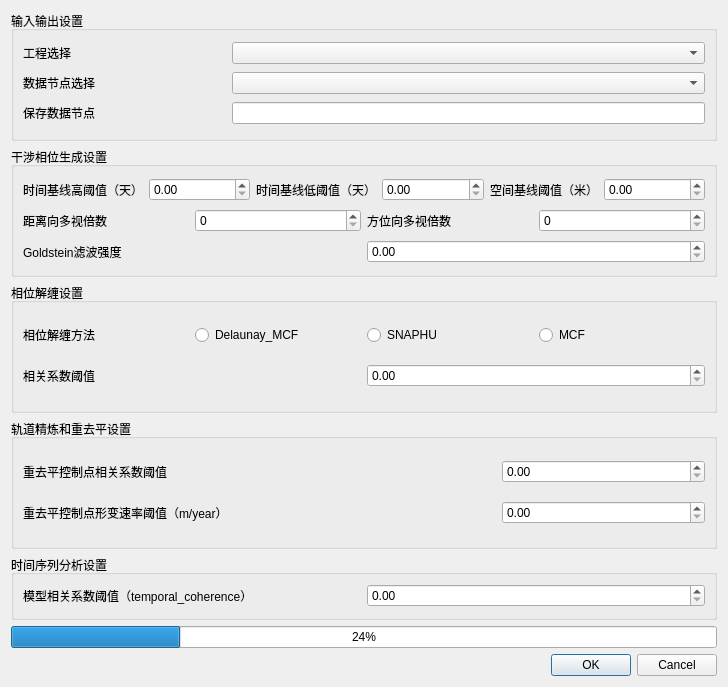
<?xml version="1.0" encoding="UTF-8"?>
<ui version="4.0">
 <class>SBAS_time_series_analysis</class>
 <widget class="QWidget" name="SBAS_time_series_analysis">
  <property name="geometry">
   <rect>
    <x>0</x>
    <y>0</y>
    <width>728</width>
    <height>687</height>
   </rect>
  </property>
  <property name="windowTitle">
   <string>SBAS时间序列分析</string>
  </property>
  <property name="windowIcon">
   <iconset resource="../QtWidgetsApplication3.qrc">
    <normaloff>:/QtWidgetsApplication3/bin/icon/time_series.png</normaloff>:/QtWidgetsApplication3/bin/icon/time_series.png</iconset>
  </property>
  <layout class="QVBoxLayout" name="verticalLayout_2" stretch="2,2,2,2,1,1,1">
   <item>
    <widget class="QGroupBox" name="groupBox_2">
     <property name="title">
      <string>输入输出设置</string>
     </property>
     <layout class="QVBoxLayout" name="verticalLayout">
      <item>
       <layout class="QHBoxLayout" name="horizontalLayout" stretch="3,7">
        <item>
         <widget class="QLabel" name="label">
          <property name="text">
           <string>工程选择</string>
          </property>
         </widget>
        </item>
        <item>
         <widget class="QComboBox" name="comboBox_project"/>
        </item>
       </layout>
      </item>
      <item>
       <layout class="QHBoxLayout" name="horizontalLayout_3" stretch="3,7">
        <item>
         <widget class="QLabel" name="label_2">
          <property name="text">
           <string>数据节点选择</string>
          </property>
         </widget>
        </item>
        <item>
         <widget class="QComboBox" name="comboBox_srcNode"/>
        </item>
       </layout>
      </item>
      <item>
       <layout class="QHBoxLayout" name="horizontalLayout_5" stretch="3,7">
        <item>
         <widget class="QLabel" name="label_3">
          <property name="text">
           <string>保存数据节点</string>
          </property>
         </widget>
        </item>
        <item>
         <widget class="QLineEdit" name="lineEdit_dstNode"/>
        </item>
       </layout>
      </item>
     </layout>
    </widget>
   </item>
   <item>
    <widget class="QGroupBox" name="groupBox">
     <property name="title">
      <string>干涉相位生成设置</string>
     </property>
     <layout class="QVBoxLayout" name="verticalLayout_3">
      <item>
       <layout class="QHBoxLayout" name="horizontalLayout_6">
        <item>
         <widget class="QLabel" name="label_4">
          <property name="text">
           <string>时间基线高阈值（天）</string>
          </property>
         </widget>
        </item>
        <item>
         <widget class="QDoubleSpinBox" name="doubleSpinBox_temporal_thresh"/>
        </item>
        <item>
         <widget class="QLabel" name="label_14">
          <property name="text">
           <string>时间基线低阈值（天）</string>
          </property>
         </widget>
        </item>
        <item>
         <widget class="QDoubleSpinBox" name="doubleSpinBox_temporal_thresh_low"/>
        </item>
        <item>
         <widget class="QLabel" name="label_5">
          <property name="text">
           <string>空间基线阈值（米）</string>
          </property>
         </widget>
        </item>
        <item>
         <widget class="QDoubleSpinBox" name="doubleSpinBox_spatial_thresh"/>
        </item>
       </layout>
      </item>
      <item>
       <layout class="QHBoxLayout" name="horizontalLayout_7">
        <item>
         <widget class="QLabel" name="label_6">
          <property name="text">
           <string>距离向多视倍数</string>
          </property>
         </widget>
        </item>
        <item>
         <widget class="QSpinBox" name="spinBox_multilook_rg"/>
        </item>
        <item>
         <widget class="QLabel" name="label_7">
          <property name="text">
           <string>方位向多视倍数</string>
          </property>
         </widget>
        </item>
        <item>
         <widget class="QSpinBox" name="spinBox_multilook_az"/>
        </item>
       </layout>
      </item>
      <item>
       <layout class="QHBoxLayout" name="horizontalLayout_15">
        <item>
         <widget class="QLabel" name="label_11">
          <property name="text">
           <string>Goldstein滤波强度</string>
          </property>
         </widget>
        </item>
        <item>
         <widget class="QDoubleSpinBox" name="doubleSpinBox_Goldstein_alpha"/>
        </item>
       </layout>
      </item>
     </layout>
    </widget>
   </item>
   <item>
    <widget class="QGroupBox" name="groupBox_3">
     <property name="title">
      <string>相位解缠设置</string>
     </property>
     <layout class="QVBoxLayout" name="verticalLayout_4">
      <item>
       <layout class="QHBoxLayout" name="horizontalLayout_8">
        <item>
         <widget class="QLabel" name="label_8">
          <property name="text">
           <string>相位解缠方法</string>
          </property>
         </widget>
        </item>
        <item>
         <widget class="QRadioButton" name="radioButton_Delaunay_MCF">
          <property name="text">
           <string>Delaunay_MCF</string>
          </property>
         </widget>
        </item>
        <item>
         <widget class="QRadioButton" name="radioButton_SNAPHU">
          <property name="enabled">
           <bool>true</bool>
          </property>
          <property name="text">
           <string>SNAPHU</string>
          </property>
         </widget>
        </item>
        <item>
         <widget class="QRadioButton" name="radioButton_MCF">
          <property name="text">
           <string>MCF</string>
          </property>
         </widget>
        </item>
       </layout>
      </item>
      <item>
       <layout class="QHBoxLayout" name="horizontalLayout_9">
        <item>
         <widget class="QLabel" name="label_9">
          <property name="text">
           <string>相关系数阈值</string>
          </property>
         </widget>
        </item>
        <item>
         <widget class="QDoubleSpinBox" name="doubleSpinBox_coherence_thresh"/>
        </item>
       </layout>
      </item>
     </layout>
    </widget>
   </item>
   <item>
    <widget class="QGroupBox" name="groupBox_5">
     <property name="title">
      <string>轨道精炼和重去平设置</string>
     </property>
     <layout class="QVBoxLayout" name="verticalLayout_5">
      <item>
       <layout class="QHBoxLayout" name="horizontalLayout_2" stretch="7,3">
        <item>
         <widget class="QLabel" name="label_12">
          <property name="text">
           <string>重去平控制点相关系数阈值</string>
          </property>
         </widget>
        </item>
        <item>
         <widget class="QDoubleSpinBox" name="doubleSpinBox_reflattening_coh_thresh"/>
        </item>
       </layout>
      </item>
      <item>
       <layout class="QHBoxLayout" name="horizontalLayout_4" stretch="7,3">
        <item>
         <widget class="QLabel" name="label_13">
          <property name="text">
           <string>重去平控制点形变速率阈值（m/year）</string>
          </property>
         </widget>
        </item>
        <item>
         <widget class="QDoubleSpinBox" name="doubleSpinBox_reflattening_def_thresh"/>
        </item>
       </layout>
      </item>
     </layout>
    </widget>
   </item>
   <item>
    <widget class="QGroupBox" name="groupBox_4">
     <property name="title">
      <string>时间序列分析设置</string>
     </property>
     <layout class="QHBoxLayout" name="horizontalLayout_10">
      <item>
       <widget class="QLabel" name="label_10">
        <property name="text">
         <string>模型相关系数阈值（temporal_coherence）</string>
        </property>
       </widget>
      </item>
      <item>
       <widget class="QDoubleSpinBox" name="doubleSpinBox_temporal_coherence_thresh"/>
      </item>
     </layout>
    </widget>
   </item>
   <item>
    <widget class="QProgressBar" name="progressBar">
     <property name="value">
      <number>24</number>
     </property>
    </widget>
   </item>
   <item>
    <widget class="QDialogButtonBox" name="buttonBox">
     <property name="standardButtons">
      <set>QDialogButtonBox::Cancel|QDialogButtonBox::Ok</set>
     </property>
    </widget>
   </item>
  </layout>
 </widget>
 <resources>
  <include location="../QtWidgetsApplication3.qrc"/>
 </resources>
 <connections/>
</ui>
